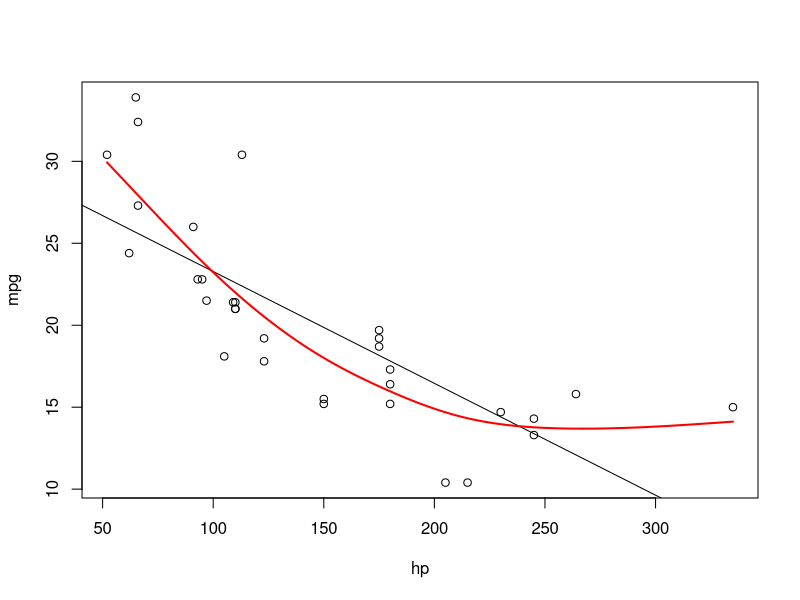

R code for this plot:
## Fit LM to data
plot(mpg~hp, data=mtcars)
model.lm <- lm(mpg~hp, data=mtcars)
abline(model.lm)
summary(model.lm)

## Fit GAM to data
require(mgcv)
model.gam <- gam(mpg~s(hp), data=mtcars)
xvec <- seq(min(mtcars$hp), max(mtcars$hp))
y.gam <- predict(model.gam, data.frame(hp=xvec))
lines(xvec, y.gam, lwd=2, col="red")
summary(model.gam)

## Compare LM and GAM using AIC
AIC(model.lm, model.gam)
